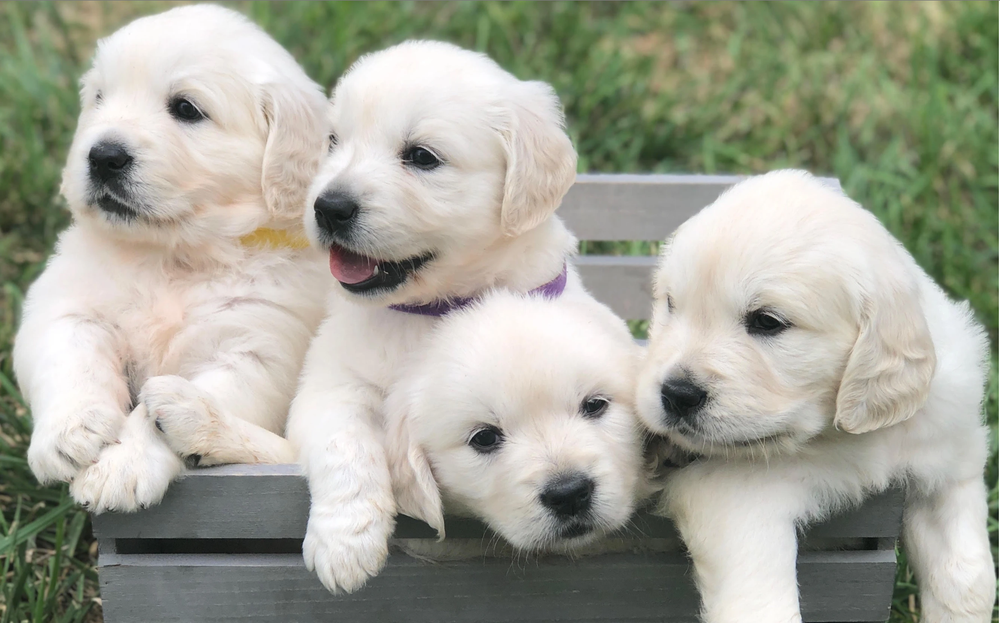
#> input picture assignment_2/englishcreams.png, 1000 x 623 px, shrunk from 1782 x 1110 before the run
$ python gray_scale.py
#> lines starting #> are read from the running program, lines starting #| are printed output that depends on the picture
import numpy as np
import matplotlib.pyplot as plt

# import cv2 # doesn't work
from PIL import Image

im = Image.open("englishcreams.png")
#> im is the input picture: PIL image 1000x623 RGBA; mean R, G, B, A 163.7, 164.8, 151.7, 255
im = im.convert("RGB")
#> im: PIL image 1000x623 RGB
pic = np.array(im)
# height, width, channels (rgba)
height, width, channels = pic.shape
#> height = 623; width = 1000; channels = 3

# print image before grayscale

fig, ax = plt.subplots(1, 1, figsize=(12, 8))
ax.imshow(pic)
# plt.show()

# changing to grayscale
for i in range(height):
    for j in range(width):
        pic[i, j] = np.sum(pic[i, j]) / 3
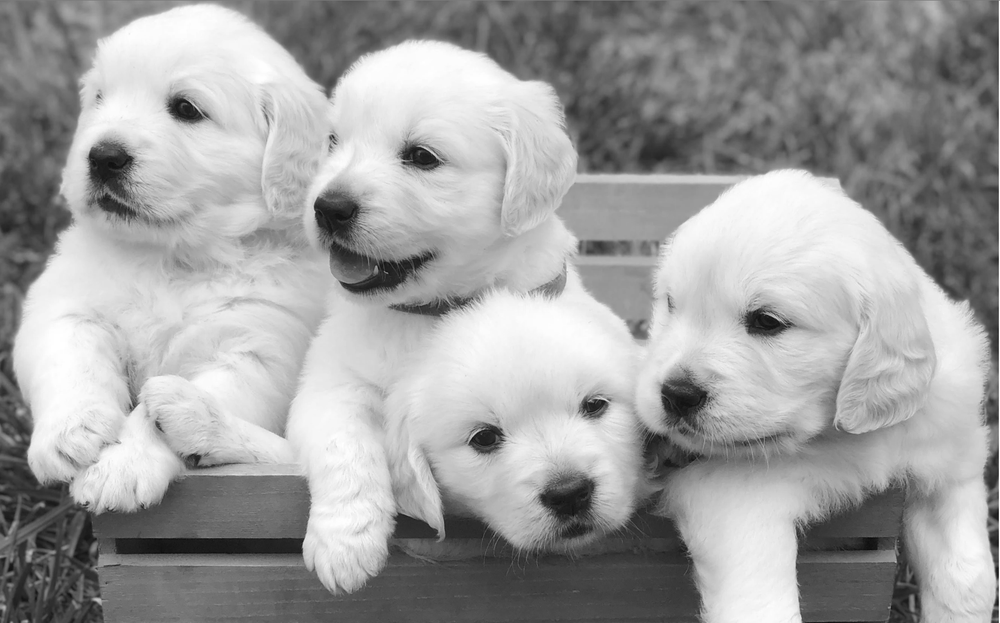
#> pic: shape (623, 1000, 3); min 11, max 255, mean 159.7
pic = np.delete(pic, [1, 2], axis=1)
#> pic: shape (623, 998, 3)
# deletes columns 1 and 2

# save grayscale image
img = Image.fromarray(pic)
img.save("englishcreams_grayscale.png")

$ run again, with assignment_2/filter.png copied over assignment_2/englishcreams.png
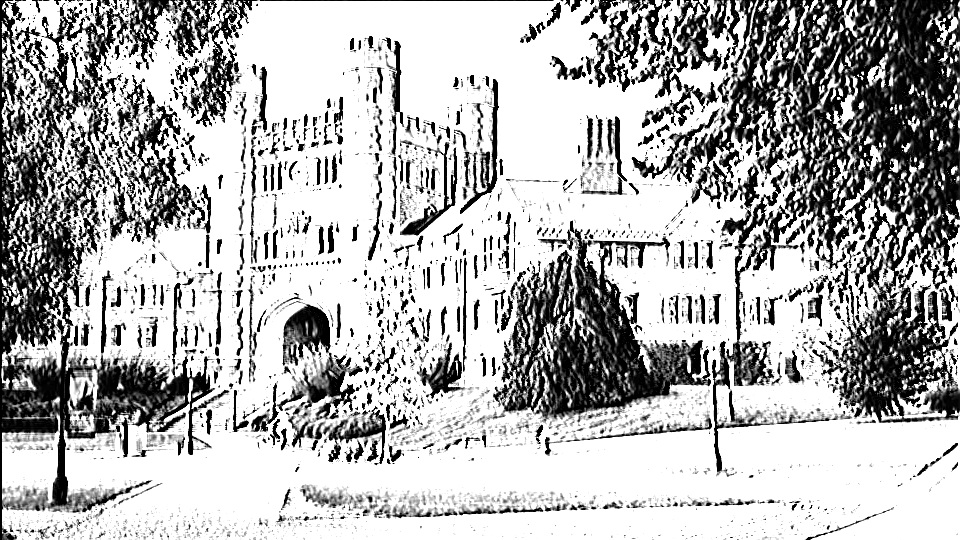
#> input picture assignment_2/filter.png, 960 x 540 px
#> im is the input picture: PIL image 960x540 L; min 0, max 255, mean 178.6
#> im: PIL image 960x540 RGB
#> `pic = np.delete(pic, [1, 2], axis=1)`:
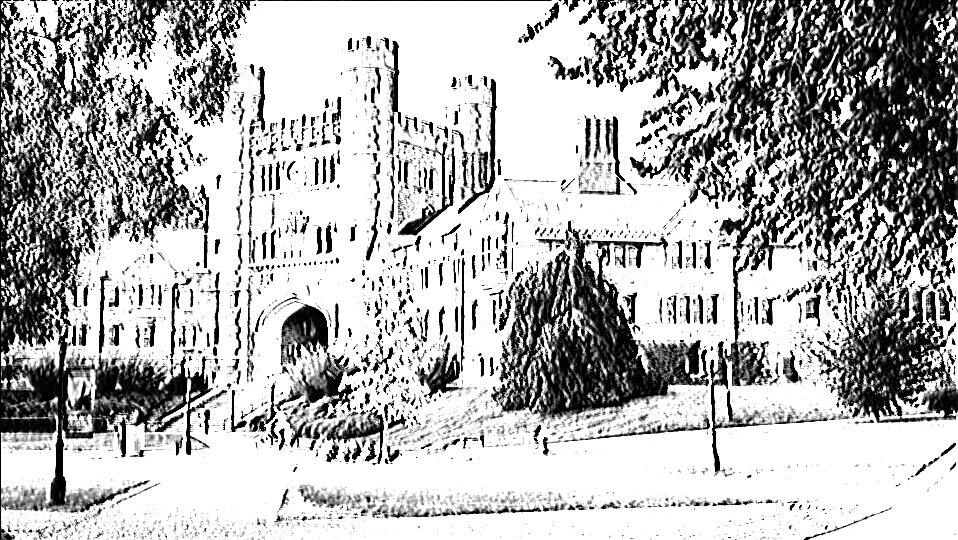
#> pic: shape (540, 958, 3); min 0, max 255, mean 178.9

$ run again, with assignment_2/golden-retriever.jpg saved as assignment_2/englishcreams.png
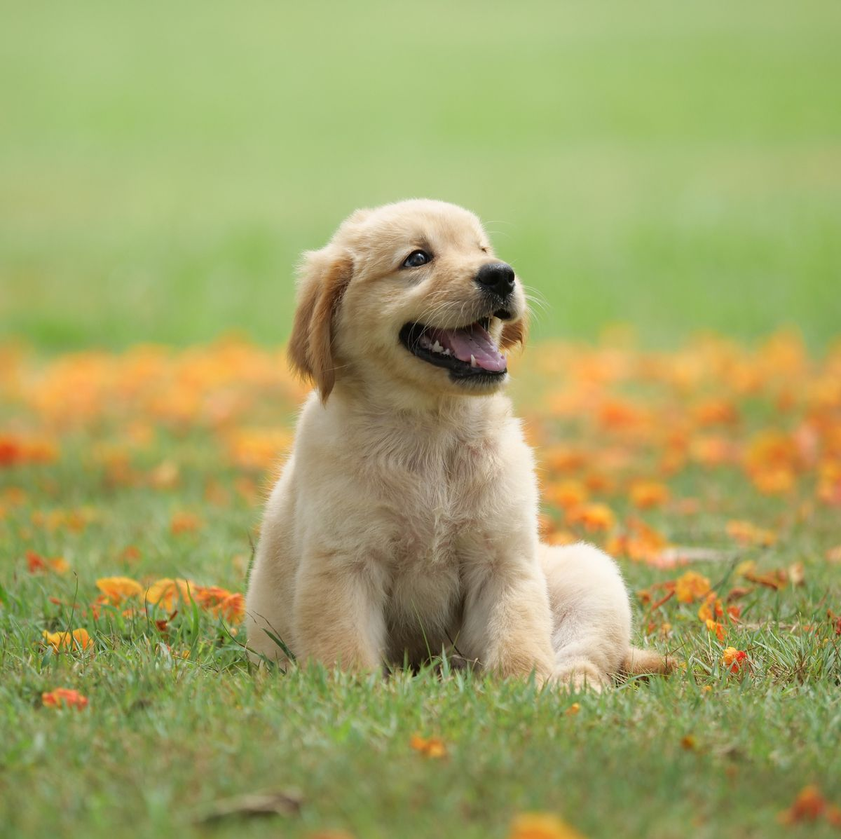
#> input picture assignment_2/golden-retriever.jpg, 841 x 839 px, shrunk from 1200 x 1197 before the run
#> im is the input picture: PIL image 841x839 RGB; mean R, G, B 161.9, 164.3, 102.4
#> after the loop `for i in range(height):`:
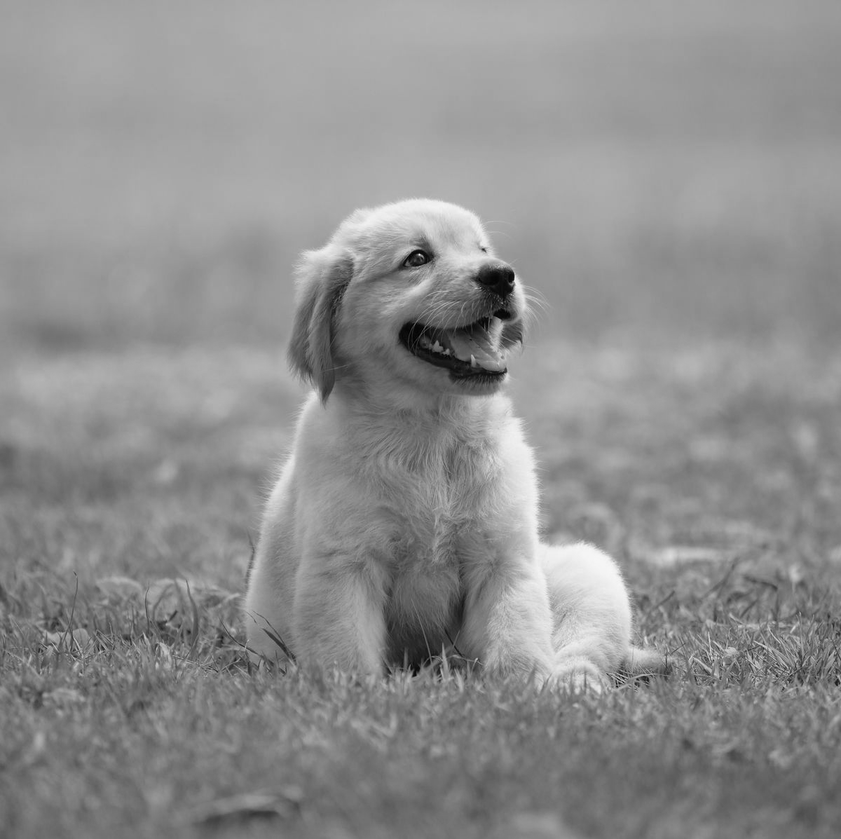
#> pic: shape (839, 841, 3); min 0, max 247, mean 142.5
